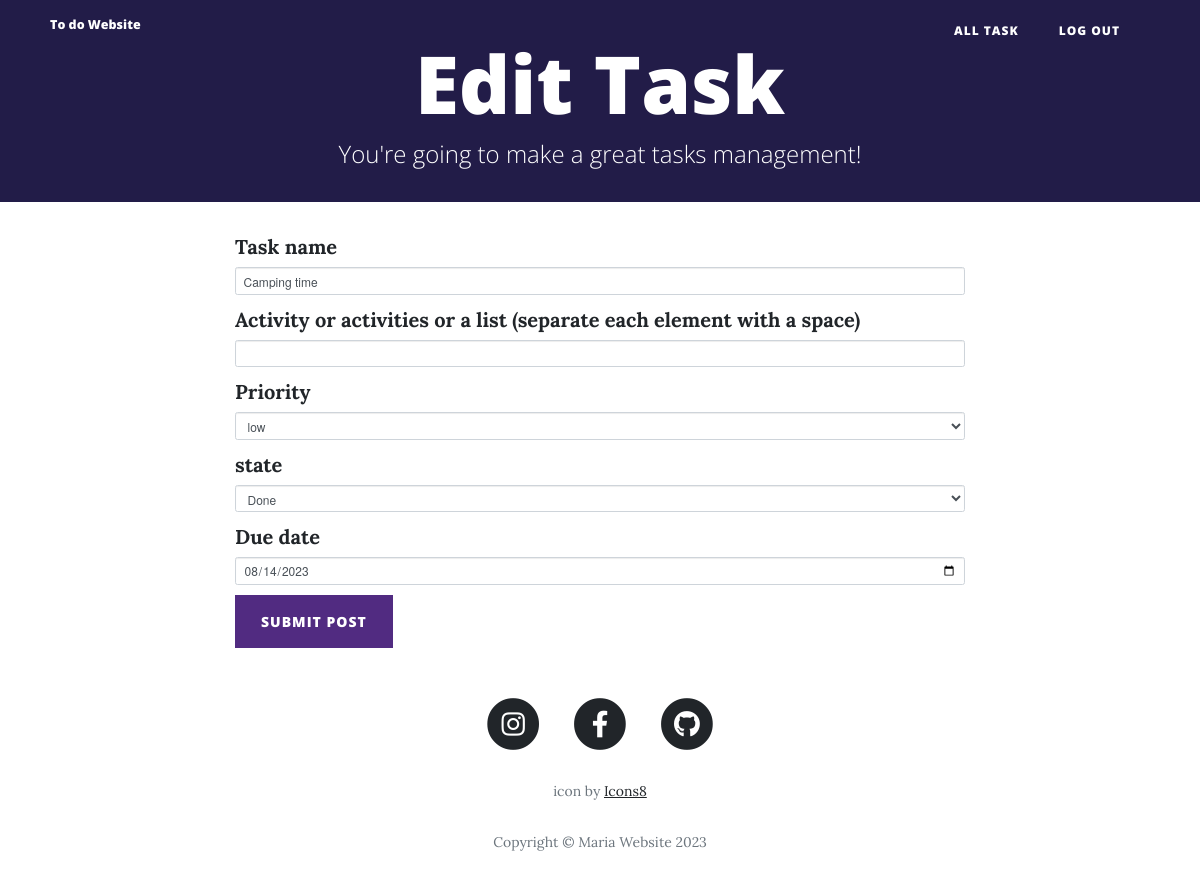
/edit-task/4 (signed in), run on the app's committed database.
### main.py (models this page shows)
class Task(db.Model):
    __tablename__ = "task_website"
    id = db.Column(db.Integer, primary_key=True)
    author = db.Column(db.String(250), db.ForeignKey('users.name'))
    users = relationship('RegisterUser', back_populates='tasks')
    name = db.Column(db.String(250), unique=True, nullable=False)
    activities = db.Column(db.String(500), nullable=True)
    priority = db.Column(db.String(500), nullable=False)
    state = db.Column(db.String(500), nullable=False)
    due_date = db.Column(db.DateTime('%Y-%m-%d'), nullable=False)
    notes = relationship('NoteUser', back_populates='task_website')

### main.py (the view, shortened to what this page needs)
@app.route("/edit-task/<int:task_id>", methods=['GET', 'POST'])
@login_required
@admin_only
def edit_task(task_id):
    task = Task.query.get(task_id)
    edit_form = CreateTaskForm(
        name=task.name,
        activities=task.activities,
        priority=task.priority,
        author=task.author,
        state=task.state,
        due_date=task.due_date,
    )
    return render_template("make-task.html", form=edit_form, is_edit=True)

### forms.py
class CreateTaskForm(FlaskForm):
    name = StringField("Task name", validators=[DataRequired()])
    activities = StringField("Activity or activities or a list (separate each element with a space)")
    priority = SelectField("Priority", validators=[DataRequired()], choices=['low', 'medium', 'high'])
    state = SelectField("state", validators=[DataRequired()], choices=['To do', 'Doing', 'Done'])
    due_date = DateField("Due date", validators=[DataRequired()], format='%Y-%m-%d')
    submit = SubmitField("Submit Post")

### main.py (called while the page is built)
@login_manager.user_loader
def load_user(user_id):
    return RegisterUser.query.get(int(user_id))

def admin_only(f):
    @wraps(f)
    def decorate_function(*args, **kwargs):
        if not current_user:
            return abort(403)
        return f(*args, **kwargs)
    return decorate_function

### templates/make-task.html
{% extends 'bootstrap/base.html' %}
{% import "bootstrap/wtf.html" as wtf %}
{% block content %}
{% include "header.html" %}
  <header class="masthead" style="background: #241468">
    <div class="overlay"></div>
    <div class="container">
      <div class="row">
        <div class="col-lg-8 col-md-10 mx-auto">
          <div class="page-heading">
            {% if is_edit: %}
            <h1>Edit Task</h1>
            {% else: %}
            <h1>New Task</h1>
            {% endif %}
            <span class="subheading">You're going to make a great tasks management!</span>
          </div>
        </div>
      </div>
    </div>
  </header>
  <div class="container">
    <div class="row">
      <div class="col-lg-8 col-md-10 mx-auto">
        {{ wtf.quick_form(form, novalidate=True, button_map={"submit": "primary"}) }}
      </div>
    </div>
  </div>
{% include "footer.html" %}
{% endblock %}

### data on the page
Task: name "Camping time", priority "low", state "Done", due_date "08/14/2023"
